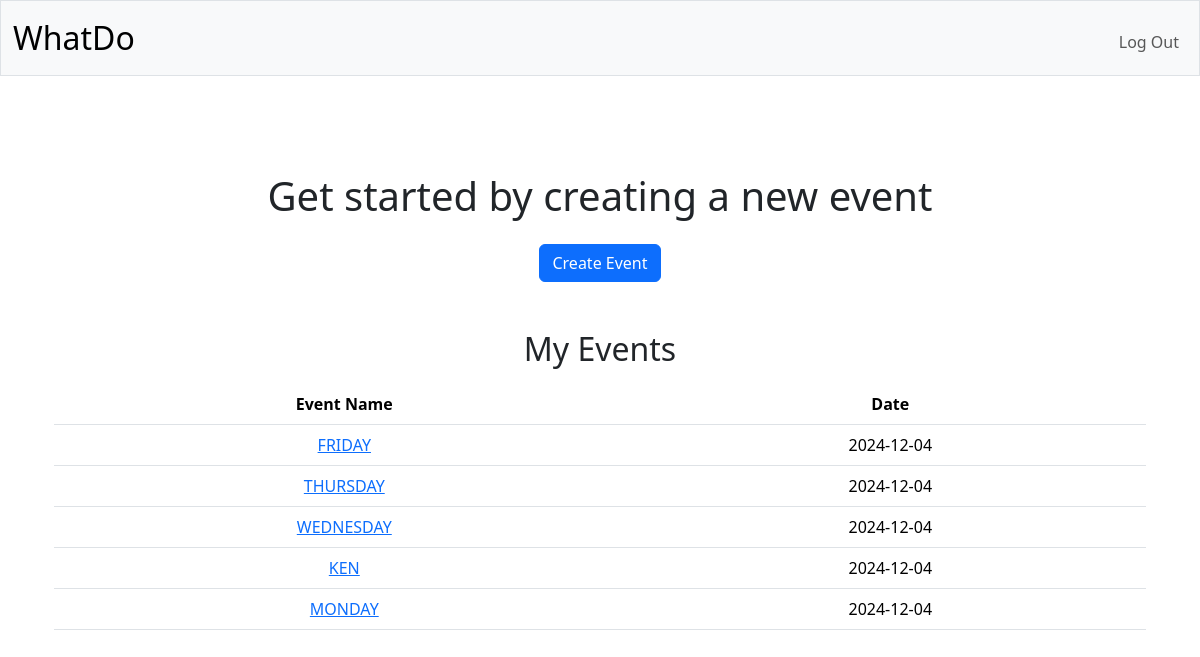
The app's page / (signed in), older data.
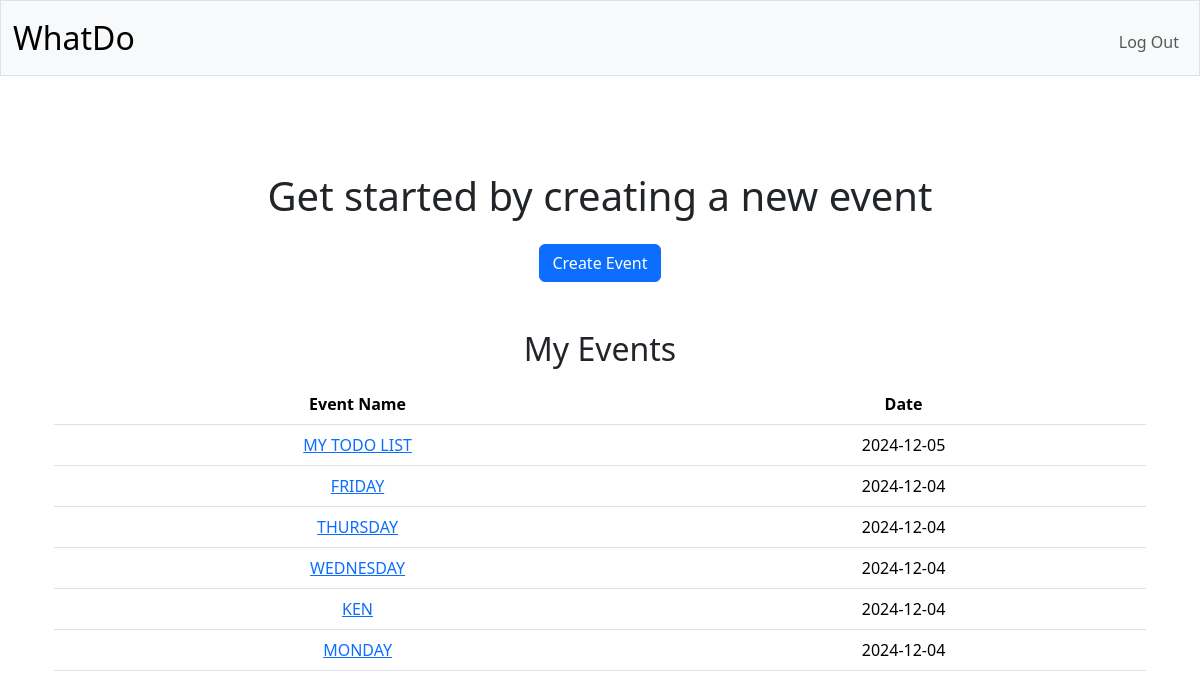
The same page, newer data.
### tables this page shows
CREATE TABLE events (
    id INTEGER PRIMARY KEY AUTOINCREMENT NOT NULL,
    name TEXT NOT NULL,
    prompt_g TEXT,
    prompt_y TEXT,
    prompt_x TEXT,
    timestamp DATETIME DEFAULT CURRENT_TIMESTAMP
);

### app.py (the view)
@app.route("/")
@login_required
def index():
    events = db.execute("SELECT name, id, timestamp FROM events WHERE id IN (SELECT event_id FROM user_events WHERE user_id = ?)", session["user_id"])
    return render_template("index.html", events=events)

### app.py (called while the page is built)
@app.after_request
def after_request(response):
    response.headers["Cache-Control"] = "no-cache, no-store, must-revalidate"
    response.headers["Expires"] = 0
    response.headers["Pragma"] = "no-cache"
    return response

@app.template_filter('format_date')
def format_date(value):
    date_obj = datetime.strptime(value, '%Y-%m-%d %H:%M:%S')
    return date_obj.strftime('%Y-%m-%d')

### helpers.py (called while the page is built)
def login_required(f):
    @wraps(f)
    def decorated_function(*args, **kwargs):
        if session.get("user_id") is None:
            return redirect("/login")
        return f(*args, **kwargs)
    return decorated_function

### templates/index.html (shortened to what this page needs)
{% extends "layout.html" %}
{% block main %}
<div class="container mt-5">
    <h1 class="mb-4 text-center">Get started by creating a new event</h1>
    <div class="text-center mb-5">
        <a href="/create_event" class="btn btn-primary">Create Event</a>
    </div>
    <h2 class="mb-3">My Events</h2>
    <table class="table">
        <thead>
        <tr>
            <th scope="col">Event Name</th>
            <th scope="col">Date</th>
        </tr>
        </thead>
        <tbody>
        {% for event in events|sort(attribute='timestamp', reverse=true) %}
        <tr>
            <td><a href="/view_event/{{ event.id }}">{{ event.name }}</a></td>
            <td>{{ event.timestamp|format_date }}</td>
        </tr>
        {% endfor %}
        </tbody>
    </table>
</div>
{% endblock %}

### templates/layout.html (shortened to what this page needs)
<!DOCTYPE html>
<html lang="en">
    <head>
        <link href="https://cdn.jsdelivr.net/npm/bootstrap@5.3.3/dist/css/bootstrap.min.css" rel="stylesheet">
        <link rel="stylesheet" href="/static/styles.css">
    </head>
    <body>
        <nav class="navbar navbar-expand-md navbar-light bg-light border">
            <div class="container-fluid">
                <a class="navbar-brand" href="/">WhatDo</a>
                <div class="collapse navbar-collapse" id="navbar">
                    <ul class="navbar-nav {{ 'ms-auto mt-2' if session['user_id'] else 'ms-auto mt-2' }}">
                        {% if session["user_id"] %}
                            <li class="nav-item"><a class="nav-link" href="/logout">Log Out</a></li>
                        {% else %}
                            <li class="nav-item"><a class="nav-link" href="/register">Register</a></li>
                            <li class="nav-item"><a class="nav-link" href="/login">Log In</a></li>
                        {% endif %}
                    </ul>
                </div>
            </div>
        </nav>
        <main class="container py-5 text-center">
            {% block main %}{% endblock %}
        </main>
    </body>
</html>

### static/styles.css (style rules this page uses)
nav .navbar-brand { font-size: xx-large; }
td { text-transform: uppercase; }

Row changes from the older to the newer data that the page shows:
added events: name "MY TODO LIST", timestamp "2024-12-05"
